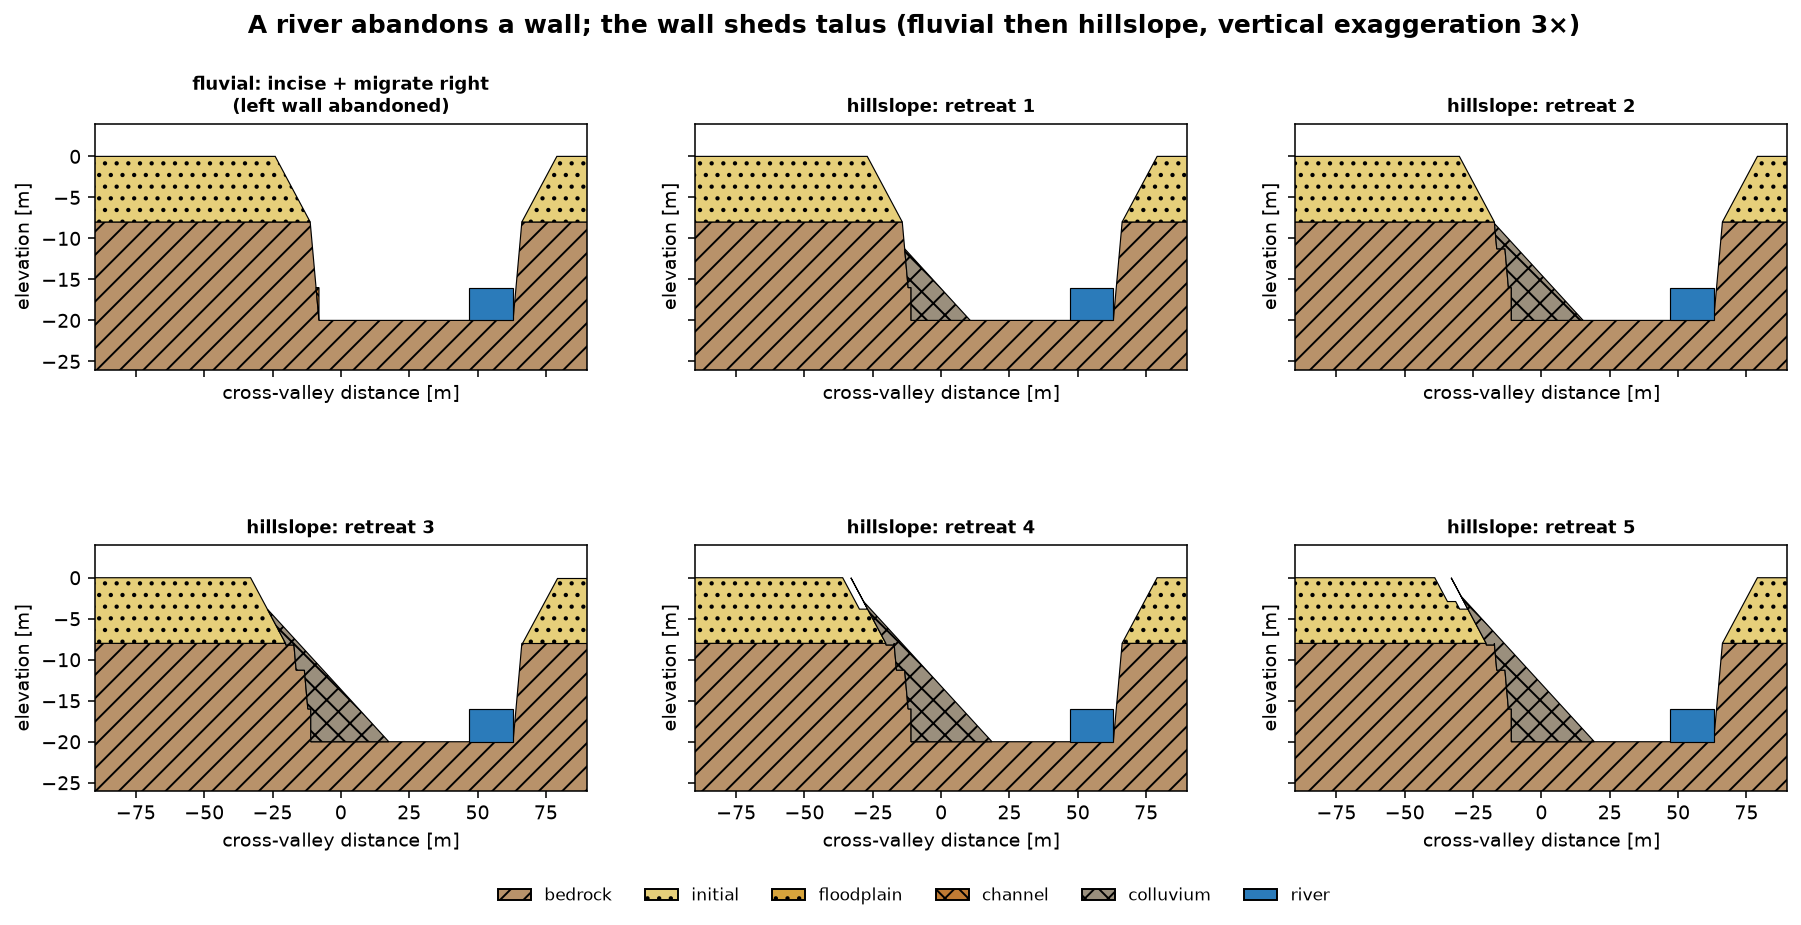

The script that saved this image:
#! /usr/bin/env python
"""
Fluvial then hillslope: a channel abandons a wall, which then sheds talus.

A channel incises and migrates away to the right, leaving the LEFT valley wall
abandoned above a fresh strath (fluvial work, `sweep`). With the river gone, that
wall does hillslope work: `retreat('left', dx)` steps the exposed face back and
piles the shed rock as talus (colluvium) at its base, the apron growing and
burying the wall as the retreat decelerates. This is the river-absent counterpart
to the channel's erosion -- the interplay a MIGRATING channel unlocks.

Uses only the public API (`StandardTerrapin.retreat`); the talus is placed by the
same repose machinery the symmetric model uses, in the bounded wall-strath corner.

Run in the dedicated environment:
    conda run -n terrapin python examples/standard/talus_valley.py
"""
import os

import matplotlib
matplotlib.use("Agg")
import matplotlib.pyplot as plt
from matplotlib.patches import Patch
from shapely.geometry import box

from terrapin.standard import StandardTerrapin

REPOSE = {"bedrock": 75.0, "alluvium": 32.0, "colluvium": 20.0}

st = StandardTerrapin()
st.set_bodies({"bedrock":  box(-120.0, -70.0, 120.0, -8.0),
               "alluvium": box(-120.0,  -8.0, 120.0,  0.0)})
st.set_repose_angles(REPOSE)
st.set_channel_position(0.0)
st.set_channel_elevation(0.0)
st.set_channel_width(16.0)
st.set_channel_depth(4.0)
st.establish_channel()
st.incise(-20.0)         # cut a deep valley (a tall left wall to shed from)
st.migrate(55.0)         # migrate right -> the LEFT wall is abandoned above its strath

fig, axes = plt.subplots(2, 3, figsize=(13.0, 6.6), sharex=True, sharey=True)
ax = axes.ravel()
st.plot(ax=ax[0], show_terraces=False)
ax[0].set_title("fluvial: incise + migrate right\n(left wall abandoned)", fontsize=9.5, fontweight="bold")
for k in range(1, 6):
    st.retreat("left", 3.0)
    st.plot(ax=ax[k], show_terraces=False)
    ax[k].set_title("hillslope: retreat %d" % k, fontsize=9.5, fontweight="bold")

VE = 3.0
for a in ax:
    a.set_xlim(-90.0, 90.0); a.set_ylim(-26.0, 4.0); a.set_aspect(VE)

handles = [Patch(facecolor=c, edgecolor="k", hatch=h, label=k)
           for k, (c, h) in StandardTerrapin._STYLE.items()]
handles.append(Patch(facecolor="#2b7bba", edgecolor="k", label="river"))
fig.legend(handles=handles, loc="lower center", ncol=6, fontsize=8.5,
           frameon=False, bbox_to_anchor=(0.5, 0.0))
fig.suptitle("A river abandons a wall; the wall sheds talus (fluvial then hillslope, "
             "vertical exaggeration %g×)" % VE, fontsize=13, fontweight="bold")
fig.subplots_adjust(left=0.05, right=0.98, top=0.88, bottom=0.12, hspace=0.5, wspace=0.22)

out = os.path.join(os.path.dirname(os.path.abspath(__file__)), "talus_valley.png")
fig.savefig(out, dpi=140, bbox_inches="tight")
print("wrote", out)
